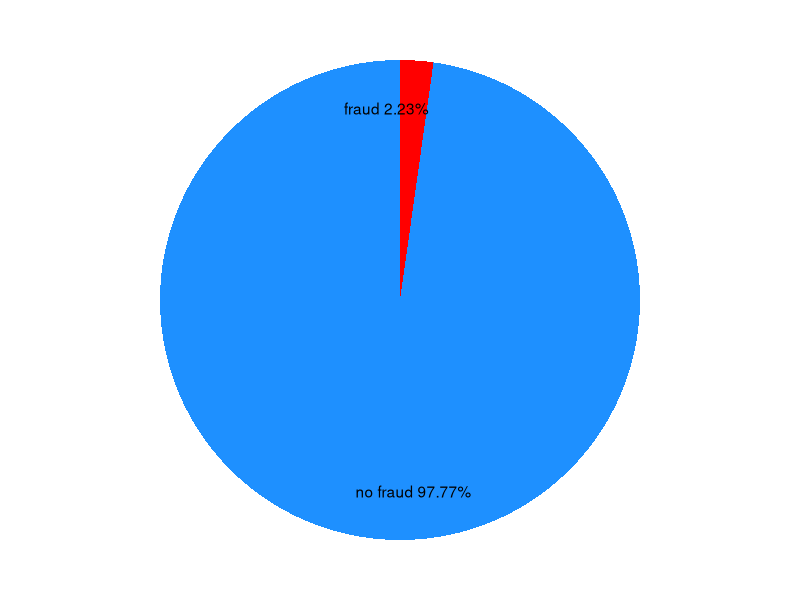
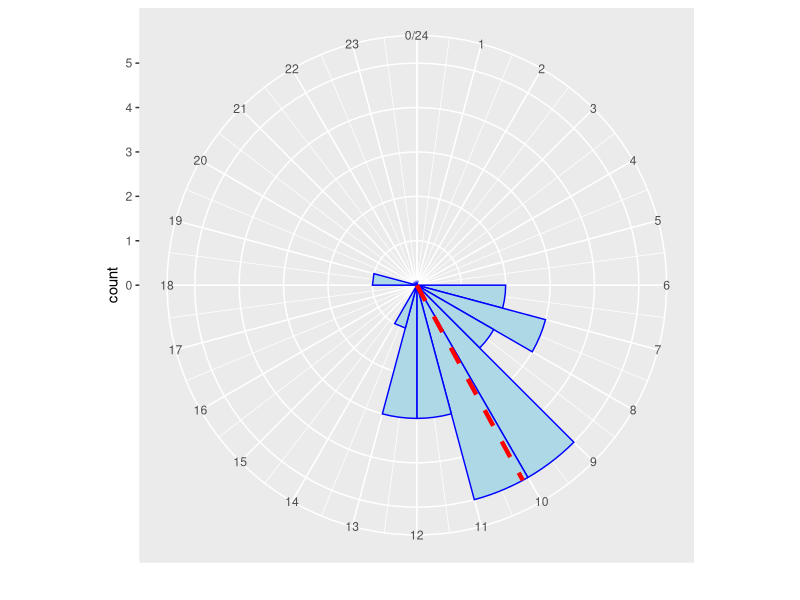

Here is the R script that generated these plots, in order: (Note: this script raises an error after producing the figures.)
## ---- chunk 1
knitr::opts_chunk$set(message = FALSE, warning = FALSE)
## ---- chunk 2
library(readr)
library(tidyverse)
library(data.table)
library(here)
# here is both in pkg here and lubridate

# load(here::here('data','expenses.rdata'))
# load(here::here('data','amountNA.rdata'))
# expenses %>% head
# amountNA %>% head
# 这两个数据根本没用到
# read `.Rdata`
# : https://stackoverflow.com/questions/7270544/how-to-see-data-from-rdata-file
## ---- chunk 3
transfers <- 
    plyr::join_all(
        list(
            fread(here::here('data','transfer01.csv'))
            ,fread(here::here('data','transfer02.csv'))
            ,fread(here::here('data','transfer03.csv'))
        )
        ,by ='id'
        ,type = 'left'
    )
## ---- chunk 4
theme_nothing <- 
function (base_size = 12, legend = FALSE) 
{
    if (legend) {
        return(theme(axis.text = element_blank(), axis.title = element_blank(), 
            panel.background = element_blank(), panel.grid.major = element_blank(), 
            panel.grid.minor = element_blank(), axis.ticks.length = unit(0, 
                "cm"), panel.margin = unit(0, "lines"), plot.margin = unit(c(0, 
                0, 0, 0), "lines"), complete = TRUE))
    }
    else {
        return(theme(line = element_blank(), rect = element_blank(), 
            text = element_blank(), axis.ticks.length = unit(0, 
                "cm"), legend.position = "none", panel.margin = unit(0, 
                "lines"), plot.margin = unit(c(0, 0, 0, 0), "lines"), 
            complete = TRUE))
    }
}
## ---- chunk 5
# Print the first 6 rows of the dataset
head(transfers)

# Display the structure of the dataset
str(transfers)

# Determine fraction of legitimate and fraudulent cases
class_distribution <- prop.table(table(transfers$fraud_flag))
print(class_distribution)

# Make pie chart of column fraud_flag
df <- data.frame(class = c("no fraud", "fraud"), 
                 pct = as.numeric(class_distribution)) %>%
  mutate(class = factor(class, levels = c("no fraud", "fraud")),
         cumulative = cumsum(pct), midpoint = cumulative - pct / 2,
         label = paste0(class, " ", round(pct*100, 2), "%"))
# df
# with
# name pct cum_pct and label
ggplot(df, aes(x = 1, weight = pct, fill = class)) +
    # for polar 
    scale_fill_manual(values = c("dodgerblue", "red")) +
    # change default col
    geom_bar(width = 1, position = "stack") +
    coord_polar(theta = "y") +
    geom_text(aes(x = 1.3, y = midpoint, label = label)) +
    # the label pos is set by x.
    theme_nothing()
## ---- chunk 6
# Create vector predictions containing 0 for every transfer
predictions <- factor(rep.int(0, nrow(transfers)), levels = c(0, 1))

# Compute confusion matrix
library(caret)
levels(predictions)
levels(as.factor(transfers$fraud_flag))
# 错误: package e1071 is required
confusionMatrix(data = predictions, reference = as.factor(transfers$fraud_flag))
# Compute cost of not detecting fraud
cost <- sum(transfers$amount[transfers$fraud_flag == 1])
print(cost)
## ---- chunk 7
timestamps <- 
c(
    "08:43:48","09:17:52","12:56:22","12:27:32","10:59:23","07:22:45"
    ,"11:13:59","10:13:26","10:07:01","06:09:56","12:43:17","07:07:35"
    ,"09:36:44","10:45:00","08:27:36","07:55:35","11:32:56","13:18:35"
    ,"11:09:51","09:46:33","06:59:12","10:19:36","09:39:47","09:39:46"
    ,"18:23:54"
)
## ---- chunk 8
# Convert the plain text to hours
library(lubridate)
ts <- as.numeric(hms(timestamps)) / 3600

# Convert the data to class circular
library(circular)
ts <- circular(ts, units = 'hours', template = "clock24")
# input is decimal timestamp

# Create the von Mises distribution estimates
estimates <- mle.vonmises(ts)
p_mean <- estimates$mu %% 24
p_mean
# In the plot, 10 AM is the peroidic mean.

# Plot a circular histogram
clock <- ggplot(data.frame(ts), aes(x = ts)) +
  geom_histogram(breaks = seq(0, 24), colour = "blue", fill = "lightblue") +
  coord_polar() + scale_x_continuous("", limits = c(0, 24), breaks = seq(0, 24)) +
  geom_vline(xintercept = as.numeric(p_mean), color = "red", linetype = 2, size = 1.5)
plot(clock)
## ---- chunk 9
# Estimate the periodic mean and concentration on the first 24 timestamps
p_mean <- estimates$mu %% 24
concentration <- estimates$kappa

# Estimate densities of all 25 timestamps
densities <- dvonmises(ts, mu = p_mean, kappa = concentration)

# Check if the densities are larger than the cutoff of 95%-CI
cutoff <- dvonmises(qvonmises((1 - .95)/2, mu = p_mean, kappa = concentration), mu = p_mean, kappa = concentration)

# Define the variable time_feature
time_feature <- densities >= cutoff
print(cbind.data.frame(ts, time_feature))
# time_feature == FALSE => outlier.
## ---- chunk 10
trans_Bob <- 
    plyr::join_all(
        list(
            fread(here::here('data','trans_Bob01.csv'))
            ,fread(here::here('data','trans_Bob02.csv'))
            ,fread(here::here('data','trans_Bob03.csv'))
        )
        ,by ='id'
        ,type = 'left'
    )
## ---- chunk 11
# Frequency feature based on channel_cd
frequency_fun <- function(steps, channel) {
  n <- length(steps)
  frequency <- sum(channel[1:n] == channel[n + 1])
  # The value of the current rows is equal to the previous rows.
  # Count 1.
  return(frequency)
}

# Create freq_channel feature
freq_channel <- 
    zoo::rollapply(
        trans_Bob$transfer_id
        ,width = list(-1:-length(trans_Bob$transfer_id))
        ,partial = TRUE
        ,FUN = frequency_fun
        ,trans_Bob$channel_cd
        )

length(freq_channel)

# Print the features channel_cd, freq_channel and fraud_flag next to each other
freq_channel <- c(0, freq_channel)
freq_channel_tbl01 <- 
    cbind.data.frame(trans_Bob$channel_cd, freq_channel, trans_Bob$fraud_flag) %>% 
    set_names('channel_cd','freq_channel','fraud_flag')
## ---- chunk 12
freq_channel_tbl02 <- 
    trans_Bob %>% 
    mutate(channel_cd = factor(channel_cd)) %>% 
    group_by(account_name,channel_cd) %>% 
    arrange(timestamp) %>% 
    mutate(freq_channel = row_number()-1) %>% 
    ungroup() %>% 
    select(-account_name) %>% 
    select('channel_cd','freq_channel','fraud_flag')
## ---- chunk 13
setequal(freq_channel_tbl01,freq_channel_tbl02)
## ---- chunk 14
freq_channel_tbl02 %>% 
    tail
## ---- chunk 15
knitr::include_graphics(here::here('pic','recencyfeature.png'))
## ---- chunk 16
expand.grid(
    time_interval = 0:350
    ,gamma = c(0.01,0.02,0.05,0.10,0.20)
) %>% 
    mutate(recency = exp(-time_interval*gamma)
           ,text = glue::glue('gamma is {gamma}')
           ) %>% 
    ggplot(aes(x = time_interval,y = recency, col = text)) +
    geom_line()
## ---- chunk 17
recency_fun <- function(t, gamma, auth_cd, freq_auth) {
    n_t <- length(t)
    if (freq_auth[n_t] == 0) {
        recency <- 0 # recency = 0 when frequency = 0
    } else {
        time_diff <- t[1] - max(t[2:n_t][auth_cd[(n_t-1):1] == auth_cd[n_t]]) # time-interval = current timestamp
        # - timestamp of previous transfer with same auth_cd
        recency <- exp(-gamma * time_diff) 
    }
    return(recency) 
    }
## ---- chunk 18
trans <- 
    plyr::join_all(
        list(
            fread(here::here('data','trans01.csv'))
            ,fread(here::here('data','trans02.csv'))
            ,fread(here::here('data','trans03.csv'))
        )
        ,by ='id'
        ,type = 'left'
    )
## ---- chunk 19
freq_channel_data <- 
    trans %>% 
    arrange(timestamp) %>% 
    group_by(account_name,channel_cd) %>% 
    mutate(
        time_diff = timestamp-lag(timestamp)
        ,gamma = 0.05116856
        ,rec_channel = 
            ifelse(freq_channel == 0,0,exp(-time_diff*gamma))
            # if (freq_channel == 0) {
            #   print(0)
            # } else {
            #   print(exp(-time_diff*gamma))
            # }
    ) %>% 
    select(account_name, channel_cd, timestamp,freq_channel, rec_channel, fraud_flag)
## ---- chunk 20
transfers %>% 
    
    mutate(channel_cd = factor(channel_cd)) %>% 
    
    # Freq feature
    group_by(orig_account_id,channel_cd) %>% 
    arrange(timestamp) %>% 
    mutate(freq_channel = row_number()-1) %>% 
    ungroup() %>% 
    
    # Rec feature

    group_by(orig_account_id,channel_cd) %>% 
    mutate(
        time_diff = timestamp-lag(timestamp)
        ,gamma = 0.05116856
        ,rec_channel = 
            ifelse(freq_channel == 0,0,exp(-time_diff*gamma))
    ) %>% 
    ungroup() %>% 
    
    # summary
    group_by(fraud_flag) %>% 
    select(freq_channel, rec_channel) %>% 
    nest() %>% 
    transmute(desc = map(data,psych::describe)) %>% 
    unnest()
## ---- chunk 21
# Load the igraph library
library(igraph)
transfers <- fread(here::here('data','transfer_chp2.csv'))

# Have a look at the data
head(transfers)
nrow(transfers)

# Create an undirected network from the dataset
net <- graph_from_data_frame(transfers, directed = F)
net
# Plot the network with the vertex labels in bold and black
plot(net,
     vertex.label.color = 'black',
     vertex.label.font = 2)
## ---- chunk 22
edges <- fread(here::here('data','edges.csv')) %>% 
    select(-id)
# Load igraph and create a network from the data frame
net <- graph_from_data_frame(edges, directed = FALSE)

# Plot the network with the multiple edges
plot(net, layout = layout.circle)

# Specify new edge attributes width and curved
E(net)$width <- count.multiple(net)
E(net)$curved <- FALSE

# Check the new edge attributes and plot the network with overlapping edges
edge_attr(net)
plot(net, layout = layout.circle)
## ---- chunk 23
kite <- fread(here::here('data','kite.csv')) %>% 
    select(-id)
kite <- graph_from_data_frame(kite,directed = F)
plot(kite)
## ---- chunk 24
# Find the degree of each node
degree(kite)

# Which node has the largest degree?
which.max(degree(kite))

# Plot kite with vertex.size proportional to the degree of each node
plot(kite, vertex.size = 6 * degree(kite))
## ---- chunk 25
# Find the closeness of each node
closeness(kite)

# Which node has the largest closeness?
which.max(closeness(kite))

# Plot kite with vertex.size proportional to the closeness of each node
plot(kite, vertex.size = 500 * closeness(kite))
## ---- chunk 26
# Find the betweenness of each node
betweenness(kite)

# Which node has the largest betweenness?
which.max(betweenness(kite))

# Plot kite with vertex.size proportional to the betweenness of each node
plot(kite, vertex.size = 5 * betweenness(kite))
## ---- chunk 27
net <- fread(here::here('data','net.csv')) %>% 
    select(-id)
net <- graph_from_data_frame(net,directed = F)
account_info <- fread(here::here('data','account_info_chp2.csv')) %>% 
    select(-index)
## ---- chunk 28
# Plot network and print account info
plot(net)
legend("bottomleft", legend = c("known money mule", "legit account"), fill = c("darkorange", "lightblue"), bty = "n")
print(account_info)

# Degree
account_info$degree <- degree(net, normalized = T)
# degree colname is I47 or something.

# Closeness
account_info$closeness <- closeness(net, normalized = T)

# Betweenness
account_info$betweenness <- betweenness(net, normalized = T)

print(account_info)
account_info %>% distinct(type)
